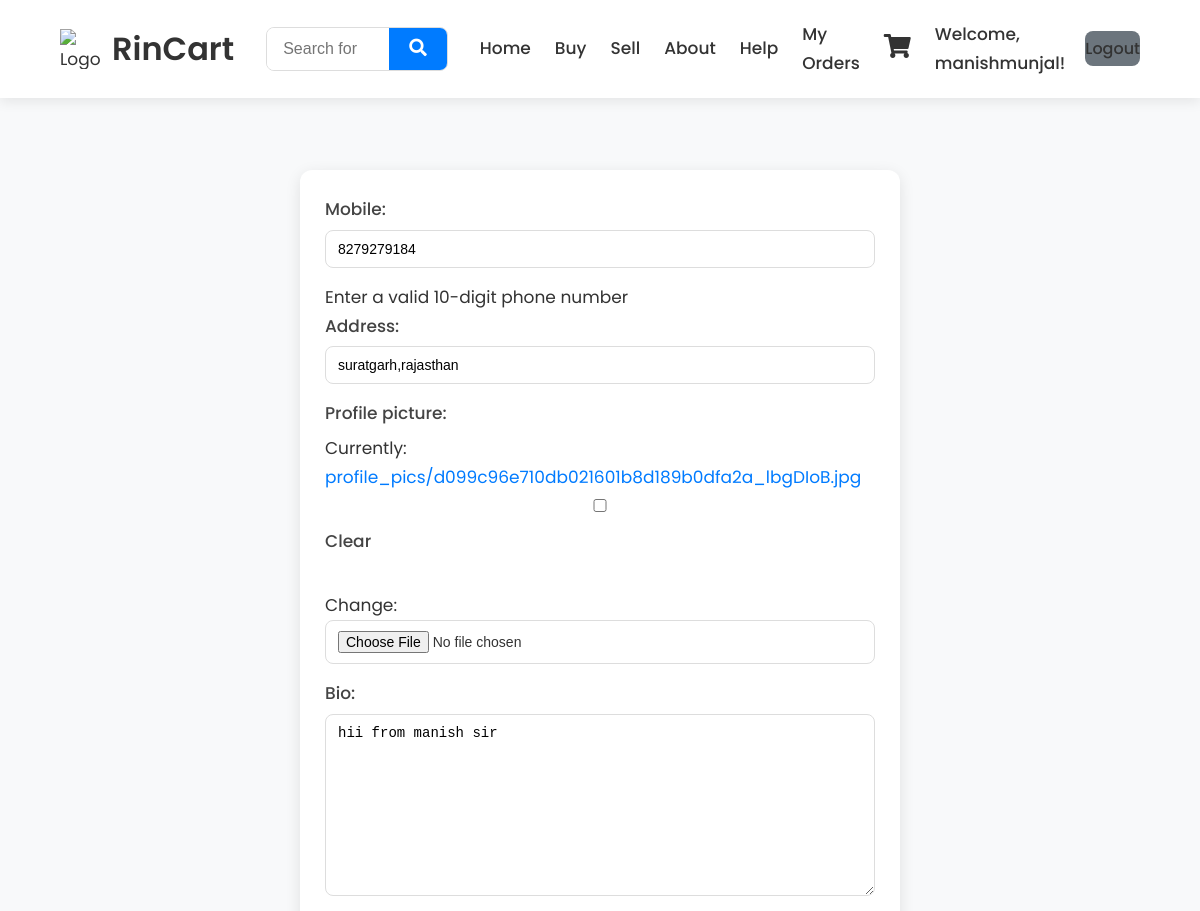
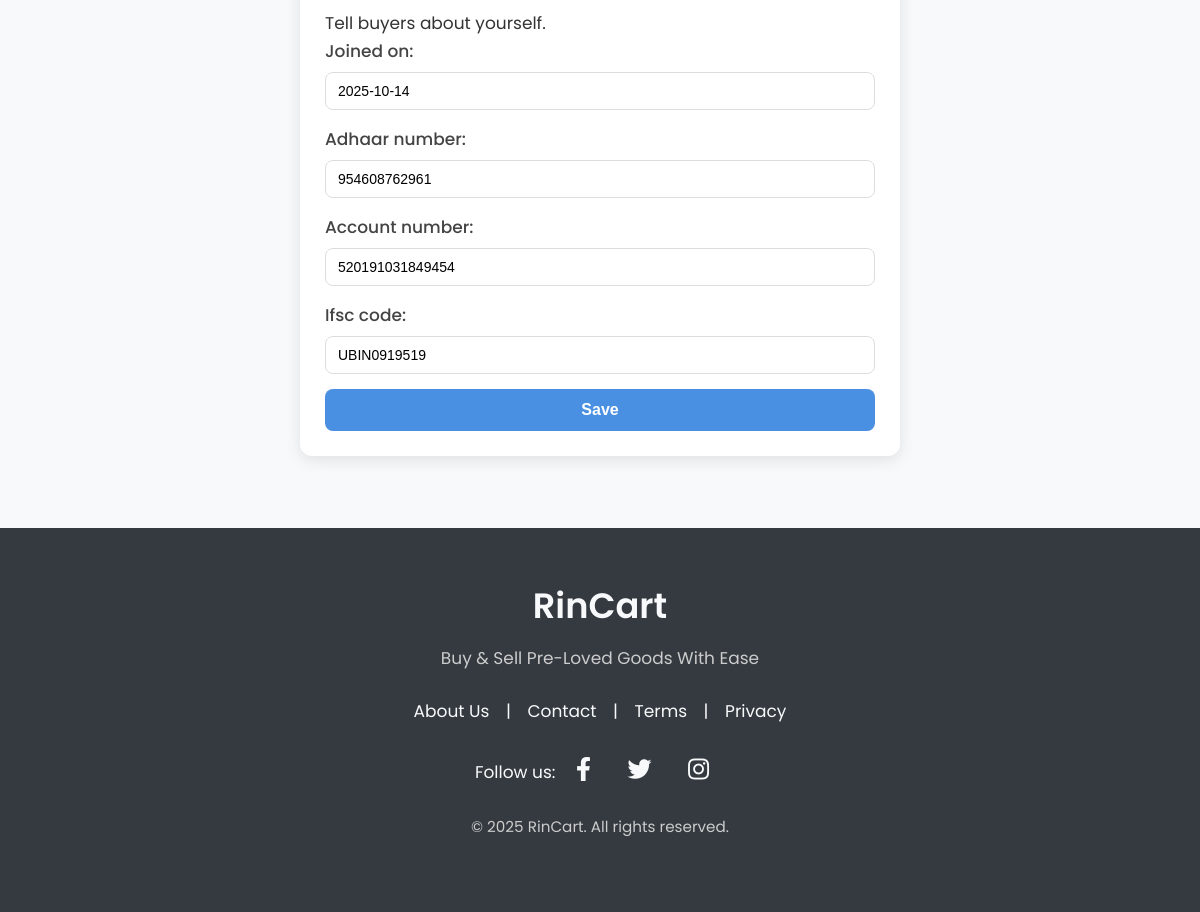
/seller/ (signed in), run on the app's committed database (2 pictures, top to bottom).
### user_info/models.py (models this page shows, shortened)
class SellerProfile(models.Model):
    user = models.OneToOneField(User, on_delete=models.CASCADE, related_name="seller_profile")
    mobile = models.CharField(
        max_length=15,
        unique=False,
        validators=[validate_phone],
        help_text="Enter a valid 10-digit phone number"
    )
    address = models.CharField(max_length=255)
    seller_email = models.ForeignKey(User, related_name="seller_email", on_delete=models.CASCADE,null=True,blank=True)
    profile_picture = models.ImageField(upload_to="profile_pics/", blank=True, null=True)
    bio = models.TextField(blank=True, null=True, help_text="Tell buyers about yourself.")
    joined_on = models.DateField(default=timezone.now)
    account_number = models.CharField(max_length=20)
    ifsc_code = models.CharField(max_length=11, validators=[validate_ifsc])
    adhaar_number = models.CharField(max_length=12, validators=[validate_aadhaar])
    slug = models.SlugField(
        max_length=50,
        unique=True,
        db_index=True,
        help_text="Unique URL for the seller"
    )

### user_info/views.py (the view)
# urls.py: path('seller/', views.seller_create_view, name="create-profile"),
@login_required
def seller_create_view(request):
    seller_profile = request.user.seller_profile
    if request.method == "POST":
        form = SellerProfileForm(
            request.POST, request.FILES, instance=seller_profile)
        if form.is_valid():
            form.save()
            return redirect("homepage")
    else:
        form = SellerProfileForm(instance=seller_profile)
    return render(request, "user_info/seller_create.html", {"form": form})

### user_info/forms.py
class SellerProfileForm(forms.ModelForm):
    class Meta:
        model = SellerProfile
        fields = ['mobile',
                  'address',
                  'profile_picture',
                  'bio','joined_on',
                  'adhaar_number',
                  'account_number',
                  'ifsc_code',
                  ]

### user_info/templates/user_info/seller_create.html (shortened to what this page needs)
{% extends "user_info/base.html" %}
{% load static %}
{% block extra_head %}
<link rel = 'stylesheet' href = "{% static "user_info/sellerCreate.css" %}">
{% endblock extra_head %}
{% block content %}
<div class="profile-container">
    <form method = "POST"  enctype="multipart/form-data">
        {{form.as_p}}
        <button type = "submit" class = "btn-save">Save</button>
    </form>
</div>
{% endblock content %}

### user_info/templates/user_info/base.html (shortened to what this page needs)
{% load static %}
<!DOCTYPE html>
<html lang="en">
  <head>
    <link rel="stylesheet" href="{% static 'user_info/style.css' %}" />
    <link
      rel="stylesheet"
      href="https://cdnjs.cloudflare.com/ajax/libs/font-awesome/5.15.4/css/all.min.css"
    />
    {% block extra_head %}{% endblock extra_head %}
  </head>
  <body>
    <header class="header-section">
      <nav class="nav-bar">
        <div class="logo-container">
          <img
            src="{% static 'user_info/logo.png' %}"
            alt="Logo"
            class="logo"
          />
          <h1>RinCart</h1>
        </div>
        <form method="GET" action="{% url 'search_result' %}" class="search-form">
          <div class="search-container">
            <input type="search" name="query" placeholder="Search for products..." />
            <button type="submit" class="search-button">
              <i class="fas fa-search"></i>
            </button>
          </div>
        </form>
        <div class="navigation-section">
          <a href="{% url 'homepage' %}">Home</a>
          <a href="{% url 'buy' %}">Buy</a>
          <a href="{% url 'sell' %}">Sell</a>
          <a href="{% url 'about' %}">About</a>
          <a href="{% url 'help' %}">Help</a>
          <a href="{% url 'order-placed' %}">My Orders</a>
          <a href="{% url 'cart_view' %}" class="cart-link" aria-label="View Shopping Cart">
            <i class="fas fa-shopping-cart"></i>
          </a>
          {% if user.is_authenticated %}
          <div class="user-actions">
            <p class="user_name">Welcome, {{ user.username }}!</p>
            <a href="{% url 'logout' %}" class="logout-button">Logout</a>
          </div>
          {% else %}
          <div class="user-actions">
            <button class="sign-up-button">Sign Up</button>
            <button class="sign-in-button">Sign In</button>
          </div>
          {% endif %}
        </div>
      </nav>
    </header>
    <main class="main-content">
        {% block content %}{% endblock content %}
    </main>
    <footer class="page-footer">
      <div class="footer-content">
        <h2>RinCart</h2>
        <p>Buy & Sell Pre-Loved Goods With Ease</p>
        <nav class="footer-links must-read">
          <a href="/about">About Us</a> | <a href="/help">Contact</a> |
          <a href="/terms">Terms</a> |
          <a href="/privacy">Privacy</a>
        </nav>
        <div class="social-links connect">
          Follow us:
          <a href="#" aria-label="Facebook"><i class="fab fa-facebook-f"></i></a>
          <a href="#" aria-label="Twitter"><i class="fab fa-twitter"></i></a>
          <a href="#" aria-label="Instagram"><i class="fab fa-instagram"></i></a>
        </div>
        <p class="copyright">&copy; 2025 RinCart. All rights reserved.</p>
      </div>
    </footer>
  </body>
</html>

### user_info/static/user_info/style.css (style rules this page uses)
:root { --primary-color: #007bff; --primary-hover: #0056b3; --secondary-color: #6c757d; --text-color: #333; --background-color: #f8f9fa; --header-bg: #ffffff; --footer-bg: #343a40; --footer-text: #f8f9fa; --border-radius: 8px; --box-shadow: 0 4px 12px rgba(0, 0, 0, 0.08); --transition-speed: 0.3s ease; }
* { box-sizing: border-box; margin: 0; padding: 0; }
body { font-family: "Poppins", sans-serif; font-size: 17px; background-color: var(--background-color); color: var(--text-color); line-height: 1.7; display: flex; flex-direction: column; min-height: 100vh; }
h1, h2 { font-weight: 600; }
a { text-decoration: none; color: var(--primary-color); transition: color var(--transition-speed); }
img { max-width: 100%; height: auto; }
.header-section { background-color: var(--header-bg); box-shadow: var(--box-shadow); padding: 1rem 5%; position: sticky; top: 0; z-index: 1000; width: 100%; }
.nav-bar { display: flex; justify-content: space-between; align-items: center; max-width: 1400px; margin: 0 auto; }
.logo-container { display: flex; align-items: center; gap: 0.75rem; }
.logo-container h1 { font-size: 2rem; color: var(--text-color); }
.logo { height: 40px; width: 40px; }
.search-form { flex-grow: 1; max-width: 500px; margin: 0 2rem; }
.search-container { display: flex; width: 100%; border: 1px solid #ddd; border-radius: var(--border-radius); overflow: hidden; transition: box-shadow var(--transition-speed); }
.search-container input[type="search"] { border: none; padding: 0.75rem 1rem; font-size: 1rem; width: 100%; outline: none; }
.search-button { background-color: var(--primary-color); border: none; color: white; padding: 0 1.25rem; cursor: pointer; font-size: 1.1rem; transition: background-color var(--transition-speed); }
.navigation-section { display: flex; align-items: center; gap: 1.5rem; }
.navigation-section a { color: var(--text-color); font-weight: 500; position: relative; padding: 0.25rem 0; }
.navigation-section a::after { content: ""; position: absolute; bottom: 0; left: 0; width: 100%; height: 2px; background-color: var(--primary-color); transform: scaleX(0); transform-origin: bottom right; transition: transform var(--transition-speed); }
.cart-link i { font-size: 1.5rem; transition: transform var(--transition-speed); }
.user-actions { display: flex; align-items: center; gap: 0.75rem; }
.user_name { font-weight: 500; margin-right: 0.5rem; }
.sign-up-button, .sign-in-button, .logout-button { border: none; padding: 0.6rem 1.2rem; border-radius: var(--border-radius); cursor: pointer; font-weight: 500; font-family: "Poppins", sans-serif; transition: all var(--transition-speed); font-size: 1rem; }
.logout-button { background-color: var(--secondary-color); color: white; }
.main-content { flex-grow: 1; padding: 2rem 5%; }
.page-footer { background-color: var(--footer-bg); color: var(--footer-text); padding: 3rem 1rem; text-align: center; }
.footer-content h2 { font-size: 2.2rem; margin-bottom: 0.5rem; }
.footer-content p { margin-bottom: 1.5rem; color: #ccc; }
.footer-links a { color: var(--footer-text); margin: 0 0.75rem; transition: text-decoration var(--transition-speed); }
.social-links { margin: 1.5rem 0; }
.social-links a { color: var(--footer-text); font-size: 1.5rem; margin: 0 1rem; transition: transform var(--transition-speed), color var(--transition-speed); }
.copyright { margin-top: 1.5rem; font-size: 0.95rem; color: #aaa; }

### user_info/static/user_info/sellerCreate.css (style rules this page uses)
.profile-container { max-width: 600px; margin: 40px auto; padding: 25px; background: #ffffff; border-radius: 12px; box-shadow: 0 4px 15px rgba(0,0,0,0.1); }
.profile-container label { display: block; margin-bottom: 6px; font-weight: 500; color: #444; }
.profile-container input, .profile-container select, .profile-container textarea { width: 100%; padding: 10px 12px; margin-bottom: 15px; border: 1px solid #ddd; border-radius: 8px; font-size: 14px; transition: 0.2s; }
.btn-save { display: block; width: 100%; padding: 12px; background: #4a90e2; color: white; font-size: 16px; font-weight: 600; border: none; border-radius: 8px; cursor: pointer; transition: background 0.3s; }

### data on the page
SellerProfile: mobile "8279279184", address "suratgarh,rajasthan", bio "hii from manish sir", joined_on "2025-10-14", adhaar_number "954608762961", account_number "520191031849454", ifsc_code "UBIN0919519"

### other printed values
{{ user.username }} "manishmunjal"
